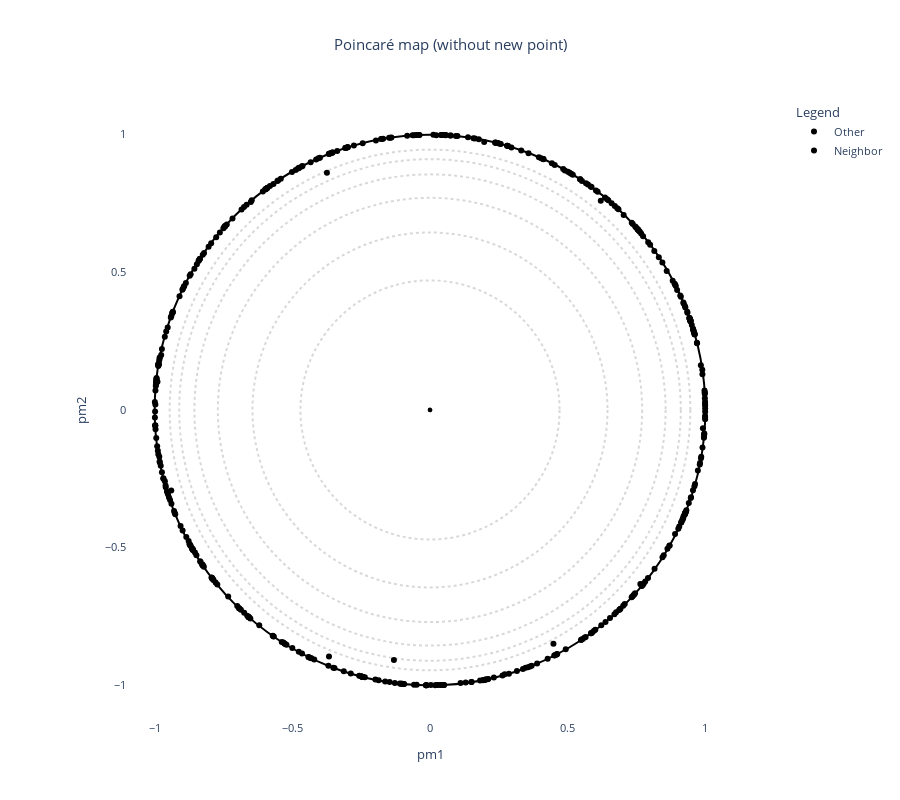
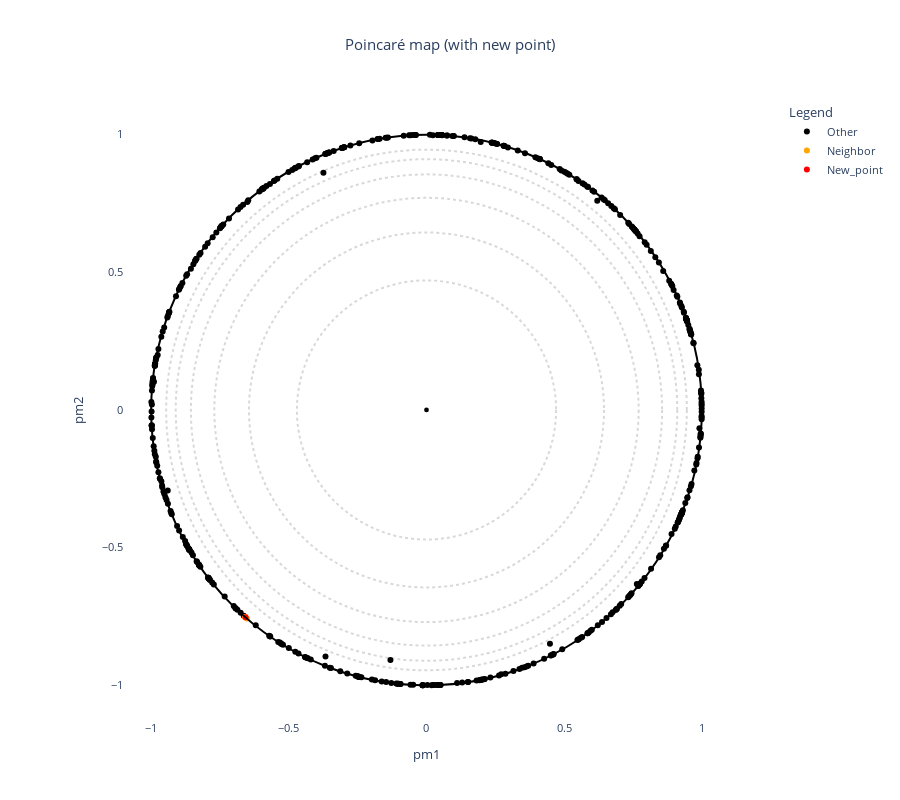

Notebook cell for these charts, in order:
### Markdown cell above
## Visualization

### Code cell
(
neighbor_indices, neighbor_pids) = ([], [])
try:
    neighbor_indices = [int(n.get('index')) for n in neighbors_used if n.get('index') is not None] if 'neighbors_used' in globals() else []
    neighbor_pids = [str(n.get('protein_id')) for n in neighbors_used if n.get('protein_id') is not None] if 'neighbors_used' in globals() else []
except Exception:
    neighbor_indices = []
    neighbor_pids = []

# Prepare highlight column on both embeddings (original and new)
for df_name in ('df_embedding', 'df_embedding_new'):
    if df_name not in globals():
        continue
    df = globals()[df_name]
    # default category
    df['Legend'] = 'Other'
    # mark neighbors by index when available and valid
    if len(neighbor_indices) > 0:
        valid_idx = [i for i in neighbor_indices if i is not None and 0 <= int(i) < len(df)]
        if len(valid_idx) > 0:
            df.loc[df.index.isin(valid_idx), 'Legend'] = 'Neighbor'
    # fallback: mark neighbors by proteins_id if embedding has that column
    if 'proteins_id' in df.columns and len(neighbor_pids) > 0:
        mask2 = df['proteins_id'].astype(str).isin(neighbor_pids)
        df.loc[mask2, 'Legend'] = 'Neighbor'
    # mark new point in the augmented embedding (if present and proteins_id available)
    if df_name == 'df_embedding_new' and 'new_id' in globals() and 'proteins_id' in df.columns:
        df.loc[df['proteins_id'].astype(str) == str(new_id), 'Legend'] = 'New_point'
    # assign back to globals so downstream code sees the column
    globals()[df_name] = df

# Build a palette that includes our categories (neighbors + new point)
palette = {'Neighbor': 'black', 'New_point': 'black', 'Other': 'black'}
palette2 = {'Neighbor': 'orange', 'New_point': 'red', 'Other': 'black'}

# Plot without the new point (df_embedding)
if 'df_embedding' in globals():
    fig = plot_embedding_interactive(df_embedding, labels_name='Legend', color_palette=palette, title='Poincaré map (without new point)', fontsize=11)
    fig.show()

# Plot with the new point (df_embedding_new)
if 'df_embedding_new' in globals():
    fig2 = plot_embedding_interactive(df_embedding_new, labels_name='Legend', color_palette=palette2, title='Poincaré map (with new point)', fontsize=11)
    fig2.show()

### Figure 1 — Plotly figure (JSON) as saved in the notebook; plotly's stock layout.template omitted (floating-point values rounded to 4 significant figures; data arrays with more than 128 entries replaced by an {"elided": "..."} marker saying what was removed)
{"data": [{"customdata": {"elided": "488x20 mixed values"}, "hovertemplate": "<b>%{hovertext}</b><br><br>Legend=%{customdata[19]}<br>pm1=%{x}<br>pm2=%{y}<br>proteins_id=%{customdata[0]}<br>1_Group=%{customdata[1]}<br>2_Gene=%{customdata[2]}<br>3_HGNC=%{customdata[3]}<br>4_Uni_entry=%{customdata[4]}<br>5_Uni_acc=%{customdata[5]}<br>6_Domain_begin=%{customdata[6]}<br>7_Domain_end=%{customdata[7]}<br>8_Domain_length=%{customdata[8]}<br>9_Largest_insert_length=%{customdata[9]}<br>10_PDB_validation=%{customdata[10]}<br>11_Conformational_state=%{customdata[11]}<br>12_Dihedral_state=%{customdata[12]}<br>13_Group_in_Uni=%{customdata[13]}<br>14_Group_in_Manning=%{customdata[14]}<br>15_Synonymn=%{customdata[15]}<br>evo_distance=%{customdata[16]}<br>decile_domain=%{customdata[17]}<br>small_cluster=%{customdata[18]}<extra></extra>", "hovertext": {"elided": "488 str values"}, "legendgroup": "Other", "marker": {"color": "black", "symbol": "circle"}, "mode": "markers", "name": "Other", "orientation": "v", "showlegend": true, "type": "scatter", "x": {"elided": "488 float values"}, "xaxis": "x", "y": {"elided": "488 float values"}, "yaxis": "y"}, {"customdata": {"elided": "9x20 mixed values"}, "hovertemplate": "<b>%{hovertext}</b><br><br>Legend=%{customdata[19]}<br>pm1=%{x}<br>pm2=%{y}<br>proteins_id=%{customdata[0]}<br>1_Group=%{customdata[1]}<br>2_Gene=%{customdata[2]}<br>3_HGNC=%{customdata[3]}<br>4_Uni_entry=%{customdata[4]}<br>5_Uni_acc=%{customdata[5]}<br>6_Domain_begin=%{customdata[6]}<br>7_Domain_end=%{customdata[7]}<br>8_Domain_length=%{customdata[8]}<br>9_Largest_insert_length=%{customdata[9]}<br>10_PDB_validation=%{customdata[10]}<br>11_Conformational_state=%{customdata[11]}<br>12_Dihedral_state=%{customdata[12]}<br>13_Group_in_Uni=%{customdata[13]}<br>14_Group_in_Manning=%{customdata[14]}<br>15_Synonymn=%{customdata[15]}<br>evo_distance=%{customdata[16]}<br>decile_domain=%{customdata[17]}<br>small_cluster=%{customdata[18]}<extra></extra>", "hovertext": ["Neighbor", "Neighbor", "Neighbor", "Neighbor", "Neighbor", "Neighbor", "Neighbor", "Neighbor", "Neighbor"], "legendgroup": "Neighbor", "marker": {"color": "black", "symbol": "circle"}, "mode": "markers", "name": "Neighbor", "orientation": "v", "showlegend": true, "type": "scatter", "x": [-0.6578, -0.6586, -0.658, -0.6594, -0.6525, 0.7447, 0.94, -0.7381, -0.9992], "xaxis": "x", "y": [-0.7531, -0.7524, -0.7518, -0.7516, -0.7575, -0.6661, -0.3382, 0.6738, -0.02763], "yaxis": "y"}], "layout": {"font": {"size": 11}, "height": 800, "legend": {"title": {"text": "Legend"}, "tracegroupgap": 0}, "plot_bgcolor": "rgba(0, 0, 0, 0)", "shapes": [{"line": {"color": "black", "dash": "dot"}, "opacity": 0.15, "type": "circle", "x0": -0.4706, "x1": 0.4706, "y0": -0.4706, "y1": 0.4706}, {"line": {"color": "black", "dash": "dot"}, "opacity": 0.15, "type": "circle", "x0": -0.6447, "x1": 0.6447, "y0": -0.6447, "y1": 0.6447}, {"line": {"color": "black", "dash": "dot"}, "opacity": 0.15, "type": "circle", "x0": -0.7705, "x1": 0.7705, "y0": -0.7705, "y1": 0.7705}, {"line": {"color": "black", "dash": "dot"}, "opacity": 0.15, "type": "circle", "x0": -0.8557, "x1": 0.8557, "y0": -0.8557, "y1": 0.8557}, {"line": {"color": "black", "dash": "dot"}, "opacity": 0.15, "type": "circle", "x0": -0.9108, "x1": 0.9108, "y0": -0.9108, "y1": 0.9108}, {"line": {"color": "black", "dash": "dot"}, "opacity": 0.15, "type": "circle", "x0": -0.9455, "x1": 0.9455, "y0": -0.9455, "y1": 0.9455}, {"line": {"color": "Black"}, "type": "circle", "x0": -1, "x1": 1, "xref": "x", "y0": -1, "y1": 1, "yref": "y"}, {"fillcolor": "Black", "line": {"color": "Black"}, "type": "circle", "x0": -0.005, "x1": 0.005, "xref": "x", "y0": -0.005, "y1": 0.005, "yref": "y"}], "title": {"text": "Poincaré map (without new point)", "x": 0.5}, "xaxis": {"anchor": "y", "constrain": "domain", "domain": [0, 1], "range": [-1.1, 1.1], "title": {"text": "pm1"}}, "yaxis": {"anchor": "x", "domain": [0, 1], "scaleanchor": "x", "scaleratio": 1, "title": {"text": "pm2"}}, "yaxis2": {"layer": "below traces", "matches": "y", "overlaying": "y"}}}

### Figure 2 — Plotly figure (JSON) as saved in the notebook; plotly's stock layout.template omitted (floating-point values rounded to 4 significant figures; data arrays with more than 128 entries replaced by an {"elided": "..."} marker saying what was removed)
{"data": [{"customdata": {"elided": "492x2 str values"}, "hovertemplate": "<b>%{hovertext}</b><br><br>Legend=%{customdata[1]}<br>pm1=%{x}<br>pm2=%{y}<br>proteins_id=%{customdata[0]}<extra></extra>", "hovertext": {"elided": "492 str values"}, "legendgroup": "Other", "marker": {"color": "black", "symbol": "circle"}, "mode": "markers", "name": "Other", "orientation": "v", "showlegend": true, "type": "scatter", "x": {"elided": "492 float values"}, "xaxis": "x", "y": {"elided": "492 float values"}, "yaxis": "y"}, {"customdata": [["71", "Neighbor"], ["72", "Neighbor"], ["73", "Neighbor"], ["74", "Neighbor"], ["79", "Neighbor"]], "hovertemplate": "<b>%{hovertext}</b><br><br>Legend=%{customdata[1]}<br>pm1=%{x}<br>pm2=%{y}<br>proteins_id=%{customdata[0]}<extra></extra>", "hovertext": ["Neighbor", "Neighbor", "Neighbor", "Neighbor", "Neighbor"], "legendgroup": "Neighbor", "marker": {"color": "orange", "symbol": "circle"}, "mode": "markers", "name": "Neighbor", "orientation": "v", "showlegend": true, "type": "scatter", "x": [-0.6578, -0.6586, -0.658, -0.6594, -0.6525], "xaxis": "x", "y": [-0.7531, -0.7524, -0.7518, -0.7516, -0.7575], "yaxis": "y"}, {"customdata": [["New_point", "New_point"]], "hovertemplate": "<b>%{hovertext}</b><br><br>Legend=%{customdata[1]}<br>pm1=%{x}<br>pm2=%{y}<br>proteins_id=%{customdata[0]}<extra></extra>", "hovertext": ["New_point"], "legendgroup": "New_point", "marker": {"color": "red", "symbol": "circle"}, "mode": "markers", "name": "New_point", "orientation": "v", "showlegend": true, "type": "scatter", "x": [-0.6573], "xaxis": "x", "y": [-0.7533], "yaxis": "y"}], "layout": {"font": {"size": 11}, "height": 800, "legend": {"title": {"text": "Legend"}, "tracegroupgap": 0}, "plot_bgcolor": "rgba(0, 0, 0, 0)", "shapes": [{"line": {"color": "black", "dash": "dot"}, "opacity": 0.15, "type": "circle", "x0": -0.4706, "x1": 0.4706, "y0": -0.4706, "y1": 0.4706}, {"line": {"color": "black", "dash": "dot"}, "opacity": 0.15, "type": "circle", "x0": -0.6447, "x1": 0.6447, "y0": -0.6447, "y1": 0.6447}, {"line": {"color": "black", "dash": "dot"}, "opacity": 0.15, "type": "circle", "x0": -0.7705, "x1": 0.7705, "y0": -0.7705, "y1": 0.7705}, {"line": {"color": "black", "dash": "dot"}, "opacity": 0.15, "type": "circle", "x0": -0.8557, "x1": 0.8557, "y0": -0.8557, "y1": 0.8557}, {"line": {"color": "black", "dash": "dot"}, "opacity": 0.15, "type": "circle", "x0": -0.9108, "x1": 0.9108, "y0": -0.9108, "y1": 0.9108}, {"line": {"color": "black", "dash": "dot"}, "opacity": 0.15, "type": "circle", "x0": -0.9455, "x1": 0.9455, "y0": -0.9455, "y1": 0.9455}, {"line": {"color": "Black"}, "type": "circle", "x0": -1, "x1": 1, "xref": "x", "y0": -1, "y1": 1, "yref": "y"}, {"fillcolor": "Black", "line": {"color": "Black"}, "type": "circle", "x0": -0.005, "x1": 0.005, "xref": "x", "y0": -0.005, "y1": 0.005, "yref": "y"}], "title": {"text": "Poincaré map (with new point)", "x": 0.5}, "xaxis": {"anchor": "y", "constrain": "domain", "domain": [0, 1], "range": [-1.1, 1.1], "title": {"text": "pm1"}}, "yaxis": {"anchor": "x", "domain": [0, 1], "scaleanchor": "x", "scaleratio": 1, "title": {"text": "pm2"}}, "yaxis2": {"layer": "below traces", "matches": "y", "overlaying": "y"}}}
